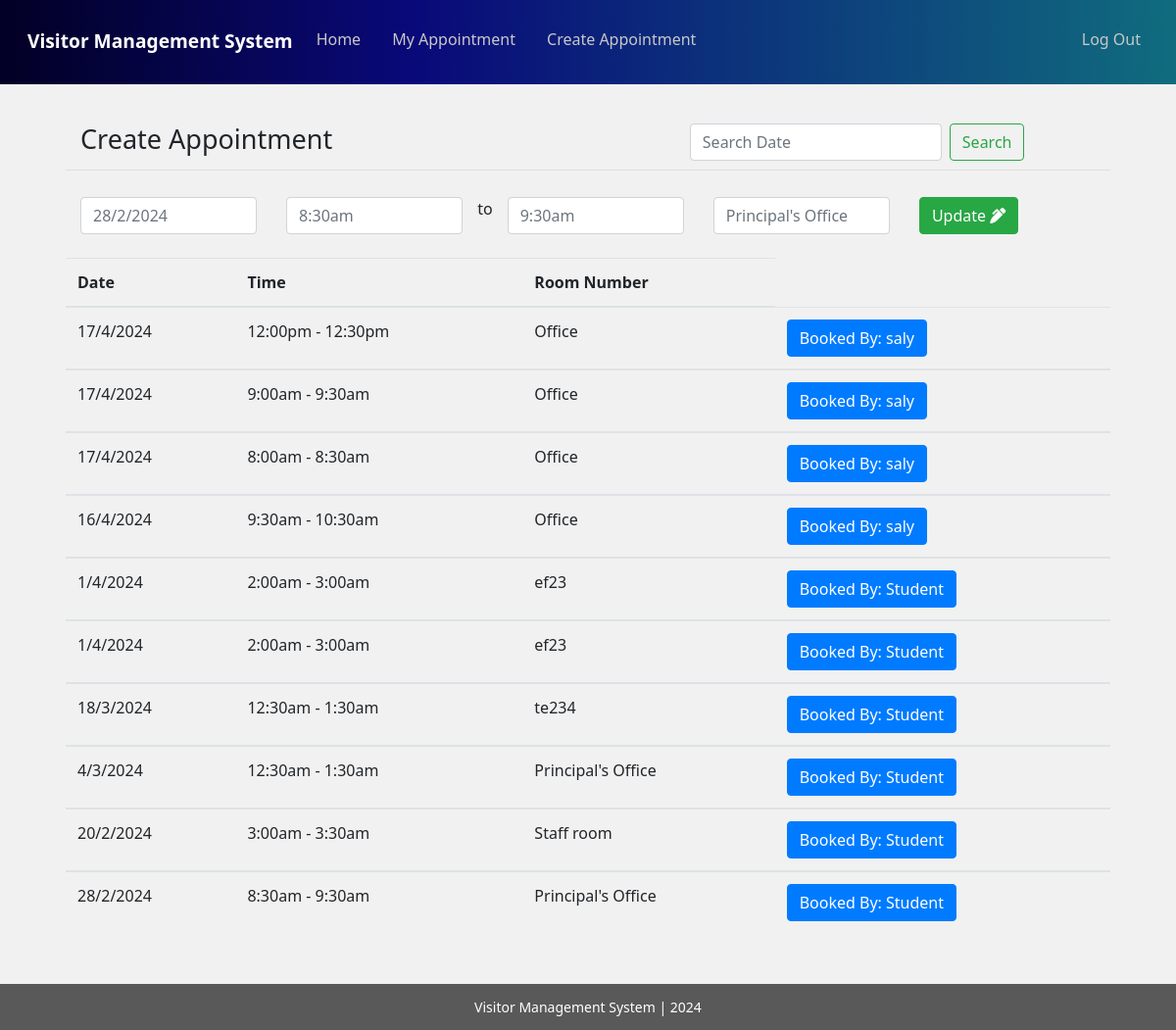
The page /teacher/create_appointment/update/30/ (signed in) on the database its author committed.
### teacher/models.py (models this page shows, shortened)
class Appointment(models.Model):
	user=models.ForeignKey(settings.AUTH_USER_MODEL,blank=True, null=True,on_delete=models.DO_NOTHING)
	date=models.CharField(max_length=50)
	time_start=models.CharField(max_length=50)
	time_end=models.CharField(max_length=50)
	room_number=models.CharField(max_length=50)
	appointment_with=models.CharField(max_length=50,blank=True)
	update_time=models.DateField(auto_now=True, auto_now_add=False)
	frist_time=models.DateField(auto_now=False, auto_now_add=True)
	status=models.CharField(max_length=10, null=True)
	cancel_reason=models.TextField(blank=True)

### teacher/views.py (the view)
# urls.py: path('create_appointment/update/<int:id>/', teacher_appointment_update,name='teacher_appointment_update'),
def teacher_appointment_update(request,id):
	logger.info('update teacher')
	group_name=Group.objects.all().filter(user = request.user)# get logget user grouped name
	group_name=str(group_name[0]) # convert to string
	if "Teacher" == group_name:
		user_name=request.user.get_username()#Getting Username
		appointment_list = Appointment.objects.all().order_by("-id").filter(user=request.user)
		q=request.GET.get("q") #search start
		if q:
			appointment_list=appointment_list.filter(date__icontains=q)
		else:
			appointment_list = appointment_list #search end
		single_appointment=ingle_appointment= Appointment.objects.get(id=id)
		form = AppointmentForm(request.POST or None, instance=single_appointment)
		if form.is_valid():
			saving=form.save(commit=False)
			saving.user=request.user
			saving.save()
			messages.success(request, 'Post Created Sucessfully')
			return redirect('http://127.0.0.1:8000/teacher/create_appointment/')
		appointments= {
		    "query": appointment_list,
		    "user_name":user_name,
		    "form":form,
		}
		return render(request, 'teacher_appointment_update.html', appointments )
	else:
		return redirect('http://127.0.0.1:8000/')

### teacher/forms.py
class AppointmentForm(forms.ModelForm):
	class Meta:
		model=Appointment
		fields=[
		    "date",
		    "time_start",
		    "time_end",
		    "room_number",
		    "appointment_with",
			"status"
		]

### templates/teacher_appointment_update.html (shortened to what this page needs)
{% extends 'common_teacher.html' %}
{% block common_teacher %}
   <div class="student">
           <div class="container">
          <div class="row min-height">
              <div class="col-sm-12">
                            <div class="row main_boder">
                                <div class="col-sm-7">
                                     <h3 class="appointmnet_list">Create Appointment</h3>
                                </div>
                                <div class="col-sm-5">
                                      <form class="form-inline my-2 my-lg-0" method="GET" action="">
                                          <input class="form-control mr-sm-2" type="text" name="q" placeholder="Search Date" placeholder="Search With Name" aria-label="Search">
                                          <button class="btn btn-outline-success my-2 my-sm-0" type="submit" value="Search">Search</button>
                                       </form>
                                </div>
                            </div>
                          <form method="POST" action="">{% csrf_token %}
                               <div class="row" id="datepairExample">
                                  <div class="col">
                                    <input type="text" class="form-control date start"  name="{{form.date.name}}" required id="id_{{form.date.name}}" placeholder="{{form.date.value}}">
                                  </div>
                                  <div class="col">
                                    <input type="text" class="form-control time start" name="{{form.time_start.name}}" required id="id_{{form.time_start.name}}" required placeholder="{{form.time_start.value}}">
                                  </div> to
                                  <div class="col">
                                    <input type="text" class="form-control time end" name="{{form.time_end.name}}" required id="id_{{form.time_end.name}}" required placeholder="{{form.time_end.value}}">
                                  </div>
                                  <div class="col">
                                    <input type="text" class="form-control" name="{{form.room_number.name}}" required id="id_{{form.room_number.name}}" required placeholder="{{form.room_number.value}}">
                                  </div>
                                  <div class="col">
                                    <button type="submit" class="btn btn-success">Update <i class="fas fa-pen-alt"></i></button>
                                  </div>
                                </div>
                             </form>
                             <br>
      </div>
                             <table class="table">
                                       <thead>
                                        <tr>
                                          <th scope="col">Date</th>
                                          <th scope="col">Time</th>
                                          <th scope="col">Room Number</th>
                                        </tr>
                                      </thead>{% for appoint in query %}
                                      {% if appoint.appointment_with != '' %}
                                      <tbody>
                                        <tr>
                                          <td>{{appoint.date}}</td>
                                          <td>{{appoint.time_start}} - {{appoint.time_end}}</td>
                                          <td>{{appoint.room_number}}</td>
                                          <td><button title="Already booked, Not editable" type="button" class="btn btn-primary">Booked By: {{appoint.appointment_with}}</button></td>
                                        </tr>
                                      </tbody>{% endif %}
                                      {% endfor %}
                              </table>
              </div>
          </div>
      </div>
      <div class="footer">
           <div class="container">
          <div class="row">
              <div class="col-sm-12">
                Visitor Management System | 2024
              </div>
          </div>
      </div>
      </div>
{% endblock common_teacher %}

### static/css/style.css (style rules this page uses)
.container { max-width: unset; }
.login { background-image: url(image/background.jpg); background-size: cover; }
h3.appointmnet_list { padding: 19px 0px 10px 0px; font-weight: normal; font-size: 27px; }
.student .row { background: #f1f1f1; }
body { font-family: 'Segoe UI', Tahoma, Geneva, Verdana, sans-serif; }
.footer .row { background: #595959; text-align: center; font-size: 14px; color: white; padding: 13px; }
h3.appointmnet_list { padding: 19px 0px 6px 0px; margin-bottom: 27px; font-weight: normal; font-size: 27px; }
.min-height h3.appointmnet_list { padding: 0px 0px 6px 0px; margin-bottom: 9px; font-weight: normal; font-size: 27px; }
.row.min-height { background: #f1f1f1; padding: 20px 67px 36px 67px; }
.row.main_boder { margin-bottom: 27px; border-bottom: 1px solid #00000014; }
.row.min-height { background: #f1f1f1; padding: 40px 67px 36px 67px; min-height: 591px; }
.main_boder { border-bottom: 1px solid #00000014; }

### rows shown on the page
Appointment: date "28/2/2024", time_start "8:30am", time_end "9:30am", room_number "Principal's Office", appointment_with "Student"
Appointment: date "17/4/2024", time_start "12:00pm", time_end "12:30pm", room_number "Office", appointment_with "saly"
Appointment: date "17/4/2024", time_start "9:00am", time_end "9:30am", room_number "Office", appointment_with "saly"
Appointment: date "17/4/2024", time_start "8:00am", time_end "8:30am", room_number "Office", appointment_with "saly"
Appointment: date "16/4/2024", time_start "9:30am", time_end "10:30am", room_number "Office", appointment_with "saly"
Appointment: date "1/4/2024", time_start "2:00am", time_end "3:00am", room_number "ef23", appointment_with "Student"
Appointment: date "1/4/2024", time_start "2:00am", time_end "3:00am", room_number "ef23", appointment_with "Student"
Appointment: date "18/3/2024", time_start "12:30am", time_end "1:30am", room_number "te234", appointment_with "Student"
Appointment: date "4/3/2024", time_start "12:30am", time_end "1:30am", room_number "Principal's Office", appointment_with "Student"
Appointment: date "20/2/2024", time_start "3:00am", time_end "3:30am", room_number "Staff room", appointment_with "Student"
